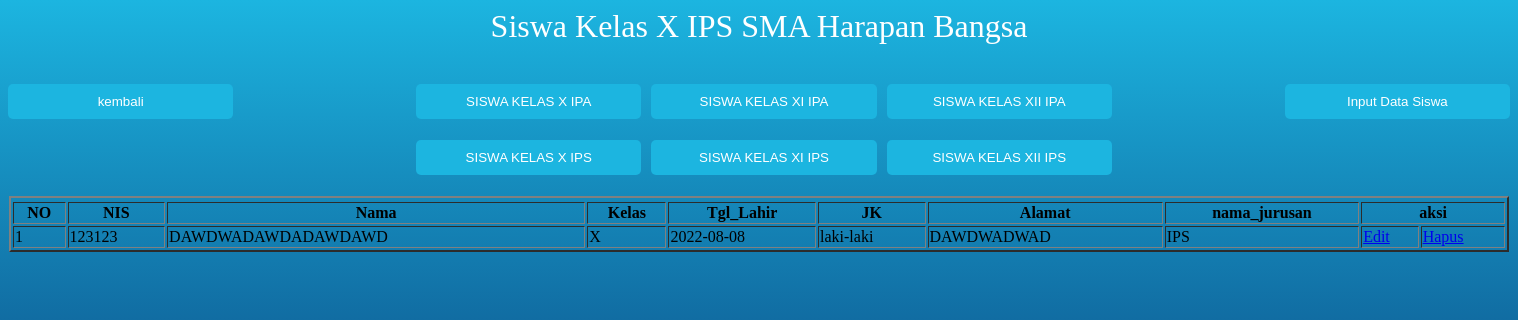
The page /siswa_x_ips.php (signed in) on the database its author committed.
### tables this page shows
CREATE TABLE `siswa` (
  `NIS` int(11) NOT NULL,
  `nama` varchar(50) NOT NULL,
  `kelas` varchar(10) NOT NULL,
  `tgl_lahir` date NOT NULL,
  `jk` varchar(20) NOT NULL,
  `alamat` varchar(225) NOT NULL,
  `nama_jurusan` varchar(10) DEFAULT NULL
);

### userx_ips.php (called while the page is built, shortened)
<?php
class User {
public function showData()
	{
        $conn = new Koneksi();
        $db=$conn->metal();
		$stmt=$db->prepare("SELECT NIS,nama,kelas,tgl_lahir,jk,alamat,nama_jurusan FROM siswa where kelas='X' AND nama_jurusan='IPS'");
		$stmt->execute();
		return $stmt;
	}
}

### siswa_x_ips.php (the view, shortened to what this page needs)
<?php
require 'userx_ips.php';
$obj = new User();
?>
<h1>Siswa Kelas X IPS SMA Harapan Bangsa</h1>
<link rel="stylesheet" type="text/css" href="css/smp.css">
<form action = "input_siswa_sma.php" method ="POST" name="login">
<input type ="submit" class="tombol_input1" name = "submit" value = "Input Data Siswa">
<center>
<table class= 'table table-bordered table-responsive'>
 <tr>
 <tr>
 <table border="2" width="1500px" >
 <tr>
    <tr>
     <th>NO</th>
     <th>NIS</th>
     <th>Nama</th>
     <th>Kelas</th>
     <th>Tgl_Lahir</th>
     <th>JK</th>
     <th>Alamat</th>
     <th>nama_jurusan</th>
     <th colspan="5">aksi</th>
 </tr>
</center>
 <?php
$no=1;
	$data=$obj->showData();
	if($data->rowCount()>0){
	while($row=$data->fetch(PDO::FETCH_ASSOC)){
?>
<tr>
	<td><?php echo $no; ?></td>
	<td><?php echo $row['NIS']; ?></td>
	<td><?php echo $row['nama']; ?></td>
    <td><?php echo $row['kelas']; ?></td>
    <td><?php echo $row['tgl_lahir']; ?></td>
    <td><?php echo $row['jk']; ?></td>
    <td><?php echo $row['alamat']; ?></td>
    <td><?php echo $row['nama_jurusan']; ?></td>
    <td><a href="editsma.php?NIS=<?php echo $row['NIS']; ?>">Edit</a></td>
    <td><a href="proses_delete_sma.php?NIS=<?php echo $row['NIS']; ?>">Hapus</a></td>
    </tr>
    </form>
<?php
$no+=1; }
}else{
echo '<tr>
		<td> Not found</td>
    </tr>';
}
?>
     <form action = "index.php" method ="POST" name="kembali">
    <input type ="submit" class="tombol_kembali" name = "kembali" value = "kembali">
    </form>
    <form action = "siswa_x_ipa.php" method ="POST" name="kelasx">
    <input type ="submit" class="tombol1" name = "kelasx" value = "SISWA KELAS X IPA">
    </form>
    <form action = "siswa_xi_ipa.php" method ="POST" name="kelasxi">
    <input type ="submit" class="tombol1" name = "kelasxi" value = "SISWA KELAS XI IPA">
    </form>
    <form action = "siswa_xii_ipa.php" method ="POST" name="Kelasxii">
    <input type ="submit" class="tombol1" name = "Kelasxii" value = "SISWA KELAS XII IPA">
    </form>
    <form action = "siswa_x_ips.php" method ="POST" name="kelasx">
    <input type ="submit" class="tombol1" name = "kelasx" value = "SISWA KELAS X IPS">
    </form>
    <form action = "siswa_xi_ips.php" method ="POST" name="kelasx">
    <input type ="submit" class="tombol1" name = "kelasx" value = "SISWA KELAS XI IPS">
    </form>
    <form action = "siswa_xii_ips.php" method ="POST" name="kelasx">
    <input type ="submit" class="tombol1" name = "kelasx" value = "SISWA KELAS XII IPS">
    </form>

### css/smp.css (style rules this page uses)
h1 { text-align: center; color: white; font-weight: 100; }
.tombol_input1 { background: #1cb5e0; color: white; font-size: 10pt; width: 15%; border: cornflowerblue; border-radius: 5px; padding: 10px 10px; margin-bottom: 5px; color :white; float:right; }
.tombol_kembali { background: #1cb5e0; color: white; font-size: 10pt; width: 15%; border: cornflowerblue; border-radius: 5px; padding: 10px 10px; margin-bottom: 5px; color :white; float:left; }
.tombol1 { background: #1cb5e0; color: white; font-size: 10pt; width: 15%; border: cornflowerblue; border-radius: 5px; padding: 10px 10px; margin-bottom: 5px; margin-left: 10px; color :white; }

### rows shown on the page
siswa: NIS "123123", nama "DAWDWADAWDADAWDAWD", kelas "X", tgl_lahir "2022-08-08", jk "laki-laki", alamat "DAWDWADWAD", nama_jurusan "IPS"
